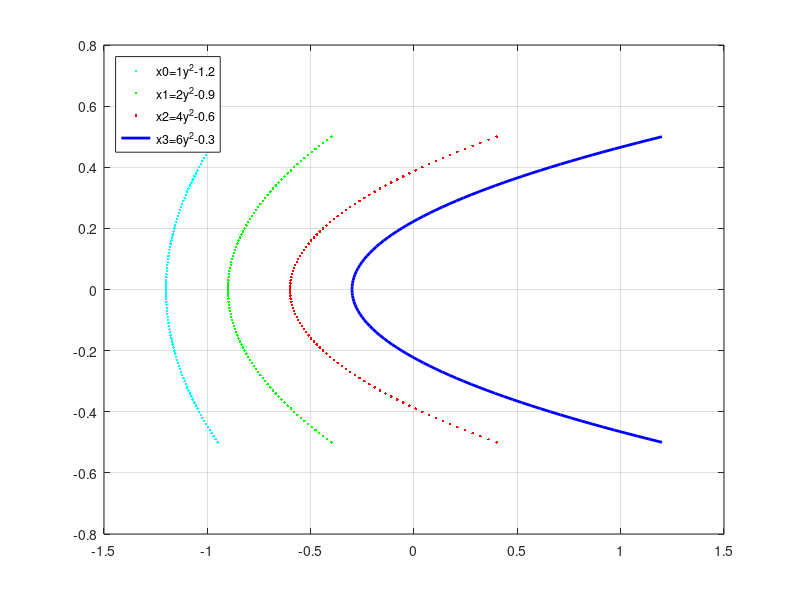

Recreate this plot in MATLAB.
clear;clc;
% 定义y的范围
pointnum = 101;
y = linspace(-0.5, 0.5, pointnum); % 使用linspace创建从-3到3的1000个点

% 计算每个函数对应的x值
x0 = 1.0 * y .^ 2 - 1.2; % x=1y^2-1.2
x1 = 2.0 * y .^ 2 - 0.9; % x=2y^2-0.9
x2 = 4.0 * y .^ 2 - 0.6; % x=4y^2-0.6
x3 = 6.0 * y .^ 2 - 0.3; % x=6y^2-0.3

% 绘制图形  
figure; % 创建一个新的图形窗口  
plot(x0, y, 'c.', 'LineWidth', 2); 
hold on; % 保持当前图形，以便在同一张图上绘制其他函数  
plot(x1, y, 'g.', 'LineWidth', 2); 
plot(x2, y, 'r.', 'LineWidth', 2);  
plot(x3, y, 'b-', 'LineWidth', 2);   

% 添加图例  
legend('x0=1y^2-1.2', 'x1=2y^2-0.9', 'x2=4y^2-0.6','x3=6y^2-0.3', 'Location', 'NorthWest');  

% 显示网格（可选）  
grid on;  
  
% 释放hold状态（可选，但建议在使用hold on后总是使用hold off）  
hold off;

% 定义输出文件名
outputFileName = 'mode.input';
% 打开文件准备写入
fid = fopen(outputFileName, 'w');
% 写入数据
fprintf(fid, 'Curve : x0=1y^2-1.2\n');
fprintf(fid, '%d\n', pointnum);
for i = 1:length(y)
    fprintf(fid, '%f %f\n', x0(i), y(i));
end

fprintf(fid, 'Curve : x1=2y^2-0.9\n');
fprintf(fid, '%d\n', pointnum);
for i = 1:length(y)
    fprintf(fid, '%f %f\n', x1(i), y(i));
end

fprintf(fid, 'Curve : x2=4y^2-0.6\n');
fprintf(fid, '%d\n', pointnum);
for i = 1:length(y)
    fprintf(fid, '%f %f\n', x2(i), y(i));
end

fprintf(fid, 'Curve : x3=6y^2-0.3\n');
fprintf(fid, '%d\n', pointnum);
for i = 1:length(y)
    fprintf(fid, '%f %f\n', x3(i), y(i));
end
% 关闭文件
fclose(fid);

% 输出成功提示
disp('Data written to file successfully.');

